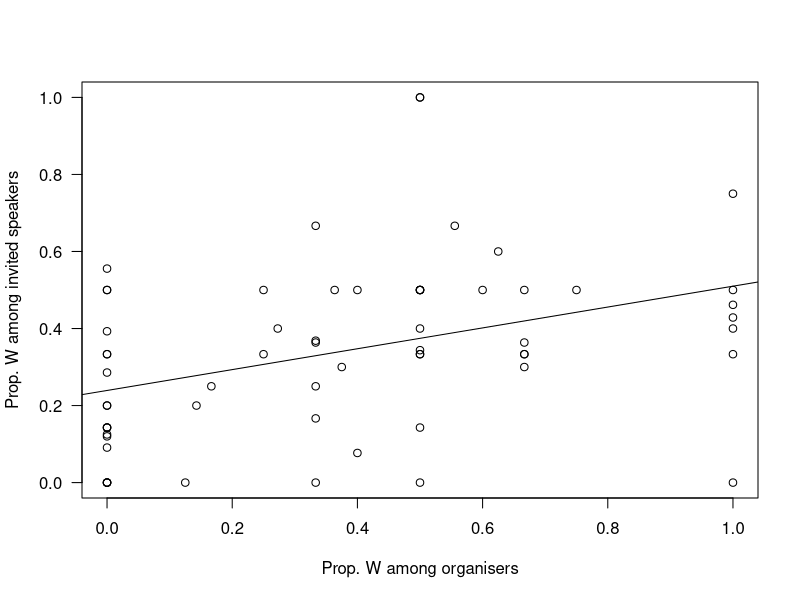
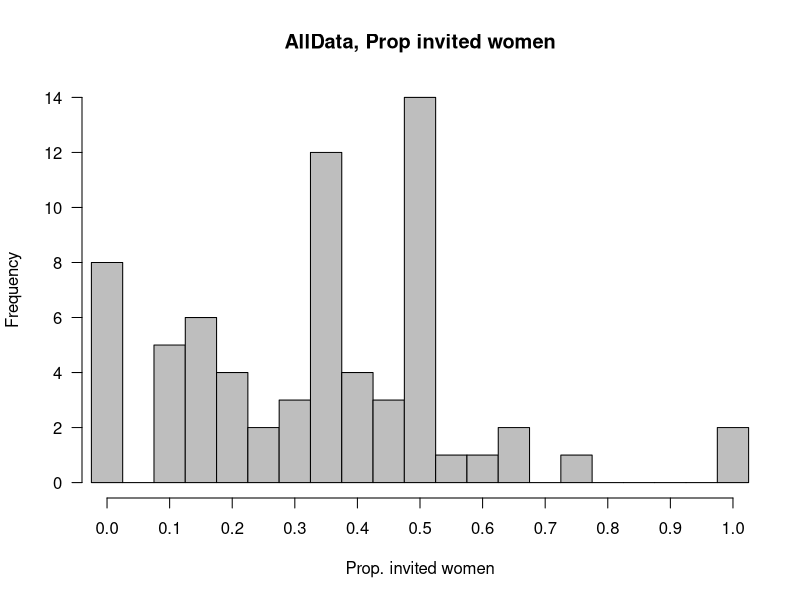
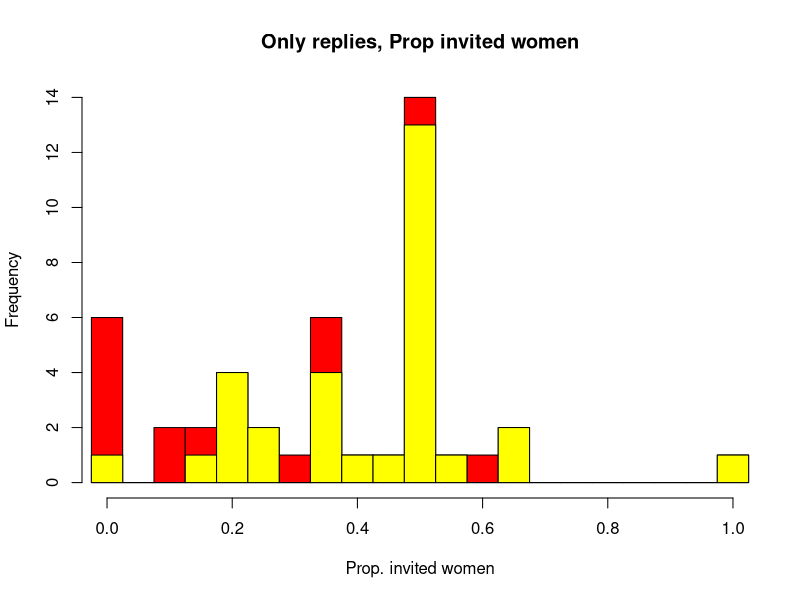
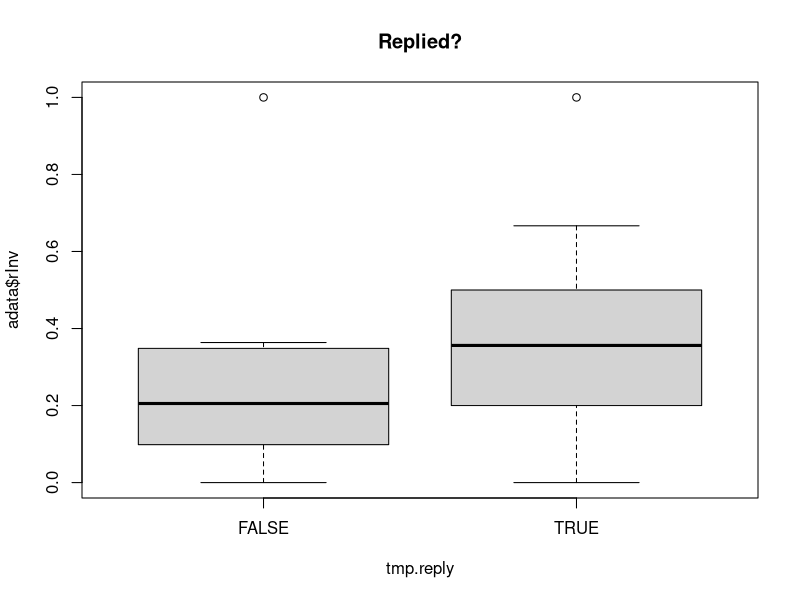

Source code (R) for these figures, in order: (Note: this script raises an error after producing the figures.)
# Clean the memory
rm(list=ls())

do.old <- FALSE
if(do.old){
# Keeping this for the record, but Responses are put back into AllData, so no need to look at them independently. 
  # Load the answers
  tbl <- read.csv("Responses_20160717.csv", stringsAsFactors = FALSE)
  
  # Create columns with ratios
  tbl <- cbind(tbl, rInv = tbl$New_Invited_W / tbl$New_Invited_nb, #
               rIns = tbl$New_Instructor_W / tbl$New_Instructor_nb, #
               rOrg = tbl$New_Org_W / tbl$New_Org_nb)
  
  # Plots
  # Questions
  boxplot(rInv ~ Question.1, data = tbl, main="Q1: Aware?")
  boxplot(rInv ~ Question.2, data = tbl, main="Q2: Took gender into account?")
  boxplot(rInv ~ Question.3, data = tbl, main="Q3: Prescriptions?")
  # Organisers
  plot(tbl$rOrg, tbl$rInv, xlim = c(0, 1), ylim = c(0, 1))
  summary(lm(rInv~rOrg, data = tbl))
}

# All data
## NOTE: THIS IS EXTREMELY COARSE, NEED TO DISTINGUISH BETWEEN TYPES OF EVENTS
# Load the data
odata <- read.csv("AllData_20160903.csv", stringsAsFactors = FALSE)
dim(odata)
# Select only the ones that we include in the study (removing duplicates etc.)
adata <- odata[odata$Include == TRUE,]
dim(adata)

# Adding columns corresponding to ratios
#!!!!!!!!!!!!!!!!!!!!!!!!!!!!!!!!!!!!!!!
# NOTE: need to use the corrected values if there has been a correction
#!!!!!!!!!!!!!!!!!!!!!!!!!!!!!!!!!!!!!!!
adata <- cbind(adata, rInv = adata$Invited_W / adata$Invited_nb, rIns = adata$Instructor_W / adata$Instructor_nb, rOrg = as.numeric(adata$Org_W) / as.numeric(adata$Org_nb))

# Look at proportion of invited women as function of proportion women organizers
plot(adata$rOrg, adata$rInv, xlim = c(0, 1), ylim = c(0, 1), xlab = "Prop. W among organisers", ylab = "Prop. W among invited speakers", las = 1)
aOI  <- lm(rInv~rOrg, data=adata)
abline(aOI)
summary(aOI)

# Histogram of proportion of women
hist(adata$rInv, xlim=c(0,1), breaks=seq(-0.025,1.025,by=0.05), main = "AllData, Prop invited women", xlab = "Prop. invited women", axes = FALSE, col='grey')
axis(1, at=seq(0, 1, by=0.1))
axis(2, las=1)

cat("========================================================================\n  QUESTION: WHAT DO WE DO WITH EVENTS WITH ONLY ONE PERSON INVITED?\n========================================================================\n")

# Those who replied
aa <- adata[!(adata$Timestamp==""), ]
# Check consistency when merging data
all(aa$Ad_ID == aa$Event.name)

# Histogram of proportion of women
hist(aa$rInv, xlim=c(0,1), breaks=seq(-0.025,1.025,by=0.05), main = "Only replies, Prop invited women", xlab = "Prop. invited women", col="red", freq=TRUE)
hist(aa[aa$Question.2=="Yes",]$rInv, xlim=c(0,1), breaks=seq(-0.025,1.025,by=0.05), main = "Only replies, Prop invited women", xlab = "Prop. invited women", col="yellow", add=TRUE, freq=TRUE)

# Check lines where people corrected the result
checkno <- aa[aa$Question.0=="No",]

compcols.oneline <- function(a, b){
  if(is.na(a) & is.na(b)) return(TRUE)
  else
    if( (is.na(a) & !is.na(b)) | (!is.na(a) & is.na(b)) ) return(FALSE)
    else
      if(a==b) return(TRUE) else return(FALSE)
}
compcols <- function(A, B){
  n <- length(A)
  out <- rep(0, n)
  for (i in 1:n){
    out[i] <- compcols.oneline(A[i], B[i])
  }
  return(out)
}

tmp <- aa[, c(1, 32, 12, 33, 13, 34, 14, 35, 15, 36, 16, 37, 17, 38, 18, 39, 19, 40)]
diffcols <- !( compcols(tmp[,3], tmp[,4]) & compcols(tmp[,5], tmp[,6]) & compcols(tmp[,7], tmp[,8]) & compcols(tmp[,9], tmp[,10]) & compcols(tmp[,11], tmp[,12]) & compcols(tmp[,13], tmp[,14]) & compcols(tmp[,15], tmp[,16]) & compcols(tmp[,17], tmp[,18]))

tmp[diffcols & tmp$Question.0=="Yes",]

# Effect of proportion of female speakers on whether organizers replied
tmp.reply <- ((adata$Org_reply1)|(adata$Org_reply2)) & (!is.na(adata$Org_reply1)|!is.na(adata$Org_reply2))
boxplot(adata$rInv ~ tmp.reply, main="Replied?")
summary(lm(adata$rInv ~ tmp.reply))

adata[is.na(adata$Org_reply1),]

adata$Org_name1[duplicated(adata$Org_name1)]

# Create columns with ratios
tbl <- cbind(aa, rInv = aa$New_Invited_W / aa$New_Invited_nb, #
             rIns = adata$New_Instructor_W / aa$New_Instructor_nb, #
             rOrg = aa$New_Org_W / aa$New_Org_nb)

# Plots
# Questions
boxplot(rInv ~ Question.1, data = tbl, main="Q1: Aware?")
boxplot(rInv ~ Question.2, data = tbl, main="Q2: Took gender into account?")
boxplot(rInv ~ Question.3, data = tbl, main="Q3: Prescriptions?")
